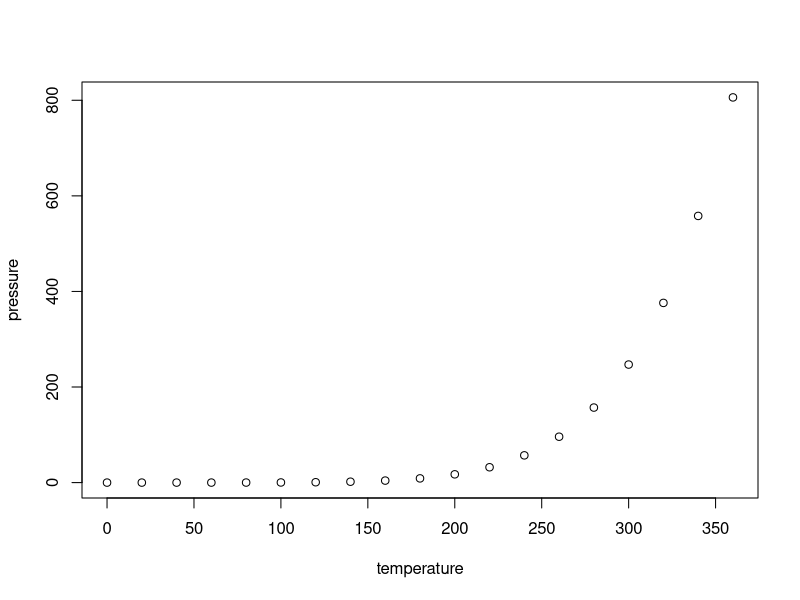
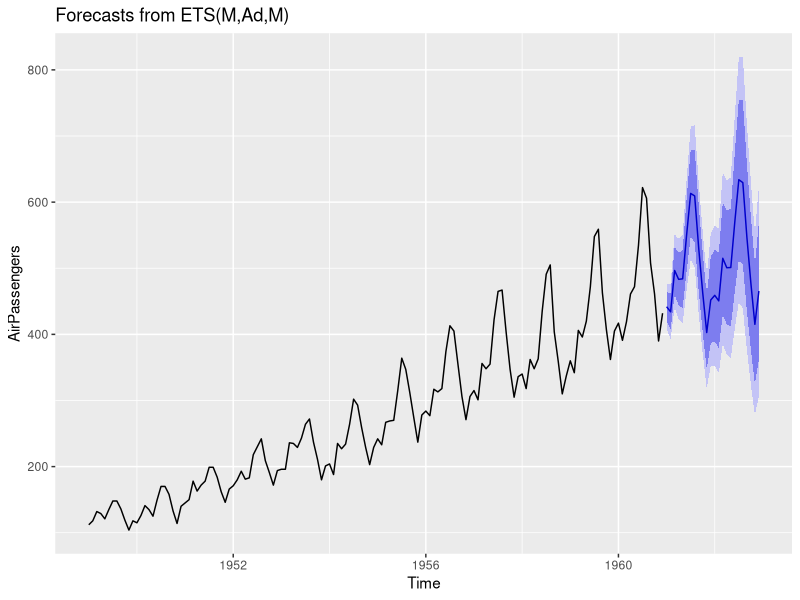

Source code (R) for these figures, in order:
## ---- chunk 1
knitr::opts_chunk$set(echo = TRUE)
## ---- chunk 2
summary(cars)
## ---- chunk 3
plot(pressure)
forecast::autoplot(forecast::forecast(AirPassengers))
